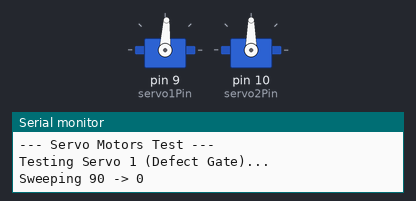
A sketch run on a simulated Arduino Uno, built with avr-gcc and run on an emulated ATmega328P. On the bench: 2 × servo, the last lines printed to the serial monitor.

Above: at 1.05 s.
At 3.15 s:
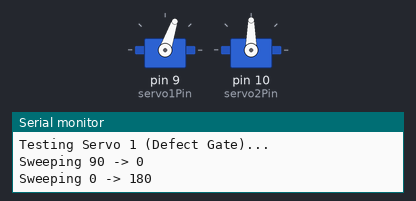
At 5.55 s:
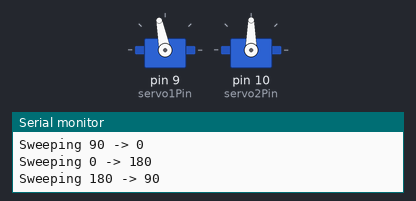
At 11.15 s:
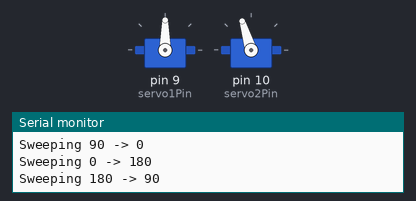
Timing chart, 0 to 15.7 s (numbered marks = the images above):
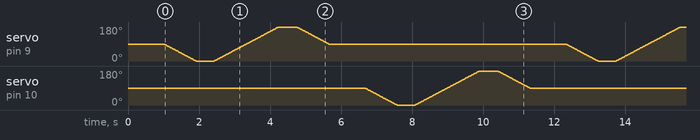

The sketch:

test_servos.ino
```cpp
// --- test_servos.ino ---
// Tests the two SG90 Servo Motors

#include <Servo.h>

const int servo1Pin = 9;
const int servo2Pin = 10;

Servo servo1;
Servo servo2;

void setup() {
  Serial.begin(9600);
  Serial.println("--- Servo Motors Test ---");

  servo1.attach(servo1Pin);
  servo2.attach(servo2Pin);

  // Set to default middle position
  servo1.write(90);
  servo2.write(90);
  delay(1000);
}

void loop() {
  Serial.println("Testing Servo 1 (Defect Gate)...");
  sweepServo(servo1);
  delay(1000);

  Serial.println("Testing Servo 2 (Moisture Gate)...");
  sweepServo(servo2);
  delay(1000);
}

// Function to smoothly sweep a servo back and forth
void sweepServo(Servo &s) {
  Serial.println("Sweeping 90 -> 0");
  for (int pos = 90; pos >= 0; pos--) {
    s.write(pos);
    delay(10);
  }
  delay(500);

  Serial.println("Sweeping 0 -> 180");
  for (int pos = 0; pos <= 180; pos++) {
    s.write(pos);
    delay(10);
  }
  delay(500);

  Serial.println("Sweeping 180 -> 90");
  for (int pos = 180; pos >= 90; pos--) {
    s.write(pos);
    delay(10);
  }
}
```
